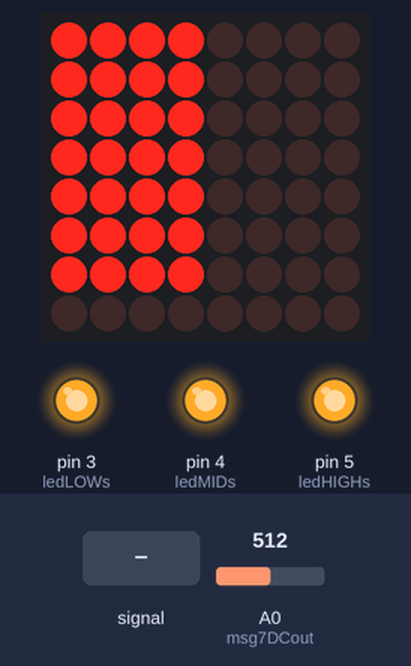
Simulated run of this sketch. Board: Arduino Uno, built with avr-gcc and run on an emulated ATmega328P. On the bench: 8×8 LED matrix, output pins drawn as LEDs (lit = HIGH). The test bench sets the inputs (shaded band); at power-on: A0 (msg7DCout) = 512. Pins used as bus, display or sensor lines are not drawn.

Above: at 1.2 s.
1.3 s: A0 (msg7DCout) fed a 200 Hz sine of ±255 counts around its level
At 1.45 s:
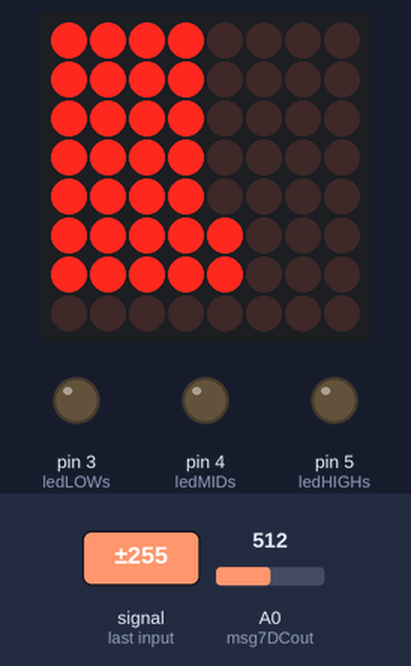
3.7 s: A0 (msg7DCout) set to 716
At 5.0 s:
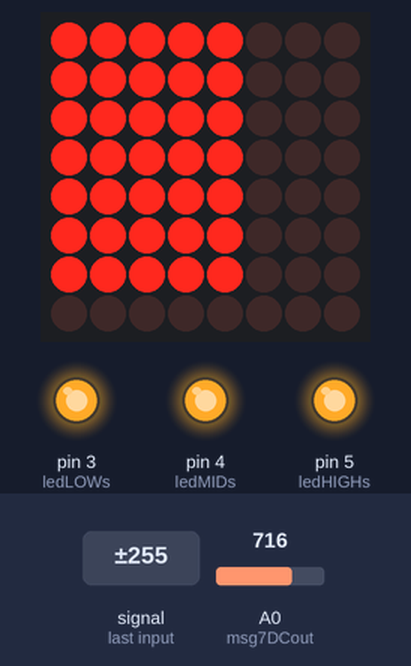
5.3 s: A0 (msg7DCout) set to 745
At 6.3 s:
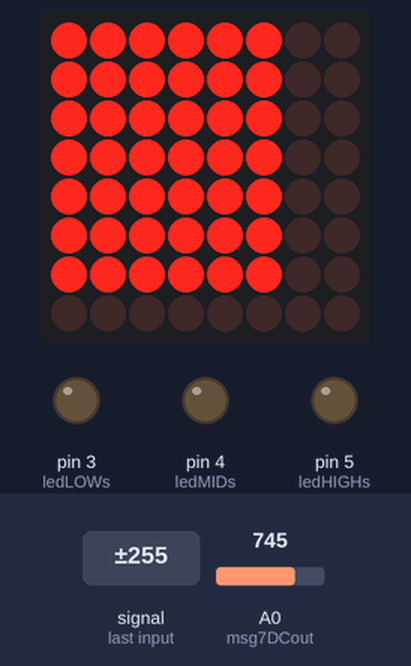
6.8 s: A0 (msg7DCout) set to 306
At 7.6 s:
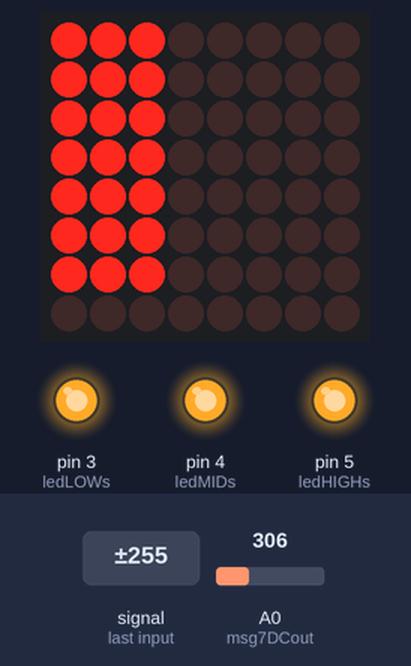
8.4 s: A0 (msg7DCout) set to 900
At 8.7 s:
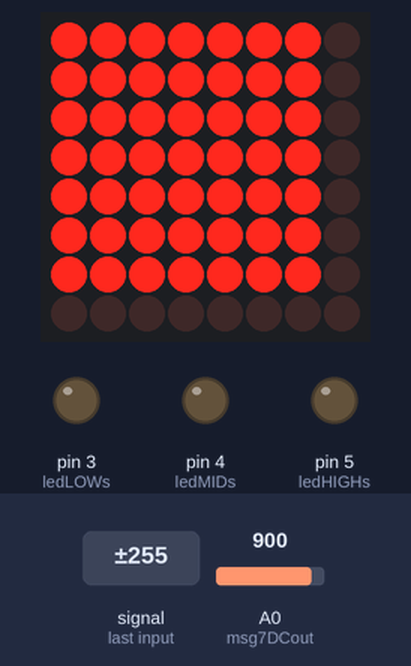
9.9 s: A0 (msg7DCout) set to 122
At 11.2 s:
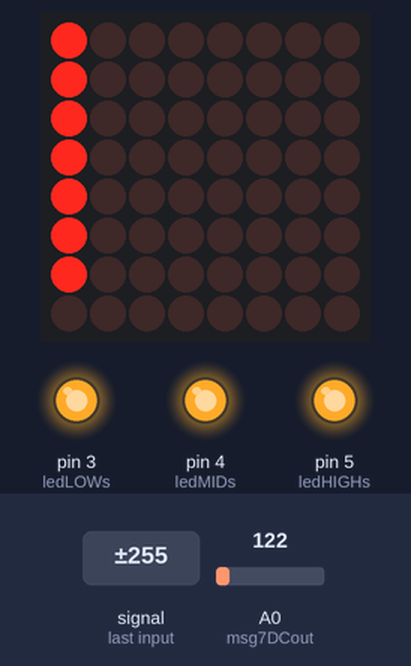
Timing chart, 0 to 12.5 s (numbered marks = the images above; inputs shaded):
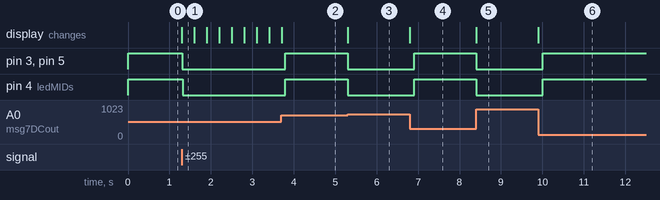

Measured:
- the behaviour switches between 731 and 732 on A0 (msg7DCout) (found by bisection; images 2 and 3)
- after the input at 1.3 s, pin 3 (ledLOWs), pin 4 (ledMIDs), pin 5 (ledHIGHs): HIGH → LOW at once; the display: changes at once (image 1)
- after the input at 3.7 s, pin 3 (ledLOWs), pin 4 (ledMIDs), pin 5 (ledHIGHs): LOW → HIGH after 0.10 s; the display: changes at once (image 2)
- after the input at 5.3 s, pin 3 (ledLOWs), pin 4 (ledMIDs), pin 5 (ledHIGHs): HIGH → LOW at once; the display: first changes at once (image 3 shows a later state)
- after the input at 6.8 s, pin 3 (ledLOWs), pin 4 (ledMIDs), pin 5 (ledHIGHs): LOW → HIGH after 0.10 s; the display: first changes at once (image 4 shows a later state)
- after the input at 8.4 s, pin 3 (ledLOWs), pin 4 (ledMIDs), pin 5 (ledHIGHs): HIGH → LOW at once; the display: first changes at once (image 5 shows a later state)
- after the input at 9.9 s, pin 3 (ledLOWs), pin 4 (ledMIDs), pin 5 (ledHIGHs): LOW → HIGH after 0.10 s; the display: first changes at once (image 6 shows a later state)

The sketch:

Musical_Lights_Controller.ino
```cpp
/*
 * Muscial Lights Controller
 * Just Barran 2020
 * project video At
 * www.youtube.com/c/justbarran
 * Like Share Subscribe
 */

#include "LedControl.h"


#define msg7RESET 8
#define msg7Strobe 7
#define msg7DCout A0

#define maxDataIn 10
#define maxCLK 12
#define maxLoad 11

#define ledHIGHs 5
#define ledMIDs 4
#define ledLOWs 3

#define ledLow HIGH  //Switch the output depening on Common cathode or anode
#define ledHigh LOW


#define ledPeakLOWs   5 //Sensing peaks 0-7
#define ledPeakMIDs   5
#define ledPeakHIGHs  5

#define leddelay 100 // Needed for relay to prevent constant switching
/*
 Now we need a LedControl to work with.
 ***** These pin numbers will probably not work with your hardware *****
 pin 12 is connected to the DataIn
 pin 11 is connected to the CLK
 pin 10 is connected to LOAD
 We have only a single MAX72XX.
 */
LedControl lc=LedControl(maxDataIn,maxCLK,maxLoad,1);

/* we always wait a bit between updates of the display */
unsigned long delaytime=100;
byte level[8]={B10000000,B11000000,B11100000,B11110000,B11111000,B11111100,B11111110,B11111111};
byte value[7]={0,0,0,0,0,0,0};

unsigned long LOWstime=0;
unsigned long MIDstime=0;
unsigned long HIGHstime=0;

byte LOWsFlag = 0;
byte MIDsFlag = 0;
byte HIGHsFlag = 0;

void setup() {
  /*
   The MAX72XX is in power-saving mode on startup,
   we have to do a wakeup call
   */
  pinMode(msg7RESET, OUTPUT);
  pinMode(msg7Strobe, OUTPUT);
  pinMode(ledHIGHs, OUTPUT);
  pinMode(ledMIDs, OUTPUT);
  pinMode(ledLOWs, OUTPUT);


  digitalWrite(msg7Strobe, HIGH);
  digitalWrite(msg7RESET, LOW);
  digitalWrite(ledHIGHs, ledLow);
  digitalWrite(ledMIDs, ledLow);
  digitalWrite(ledLOWs, ledLow);

  lc.shutdown(0,false);
  /* Set the brightness to a medium values */
  lc.setIntensity(0,5);
  /* and clear the display */
  lc.clearDisplay(0);
}

void loop()
{
  digitalWrite(msg7RESET, HIGH);
  delayMicroseconds(1);
  digitalWrite(msg7RESET, LOW);
  delayMicroseconds(100);
  for (int x = 0 ; x < 7 ; x++)
    {
      digitalWrite(msg7Strobe, LOW);
      delayMicroseconds(40);
      int spectrumRead = analogRead(msg7DCout);
      value[x] = map(spectrumRead, 0, 1024, 0, 7);
      lc.setRow(0,x,level[value[x]]);
      digitalWrite(msg7Strobe, HIGH);
    }
    //================SET Flags=====================================
    if(value[0]>= ledPeakLOWs || value[1]>= ledPeakLOWs || value[2]>= ledPeakMIDs)
    {
      LOWsFlag = 1;
      digitalWrite(ledLOWs, ledHigh);
      LOWstime = millis();
    }
    if(  value[3]>= ledPeakMIDs )
    {
      MIDsFlag = 1;
      digitalWrite(ledMIDs, ledHigh);
      MIDstime = millis();
    }
    if(value[4]>= ledPeakMIDs || value[5]>= ledPeakHIGHs || value[6]>= ledPeakHIGHs)
    {
      HIGHsFlag = 1;
      digitalWrite(ledHIGHs, ledHigh);
      HIGHstime = millis();
    }

    //================Clear Flags=====================================

    if(HIGHsFlag == 1)
    {
      if((millis() - HIGHstime)>leddelay)
      {
        digitalWrite(ledHIGHs, ledLow);
        HIGHsFlag =0;
      }
    }
    if(MIDsFlag == 1)
    {
      if((millis() - MIDstime)>leddelay)
      {
        digitalWrite(ledMIDs, ledLow);
        MIDsFlag =0;
      }
    }
    if(LOWsFlag == 1)
    {
      if((millis() - LOWstime)>leddelay)
      {
        digitalWrite(ledLOWs, ledLow);
        LOWsFlag = 0;
      }
    }
}

void test()
{
  lc.setRow(0,0,level[0]);
  lc.setRow(0,1,level[1]);
  lc.setRow(0,2,level[2]);
  lc.setRow(0,3,level[3]);
  lc.setRow(0,4,level[4]);
  lc.setRow(0,5,level[5]);
  lc.setRow(0,6,level[6]);
  lc.setRow(0,7,level[7]);
  delay(1000);
  lc.clearDisplay(0);
  for(int i = 0; i<8;i++)
  {
    lc.setRow(0,0,level[i]);
    delay(500);
  }

}
```
